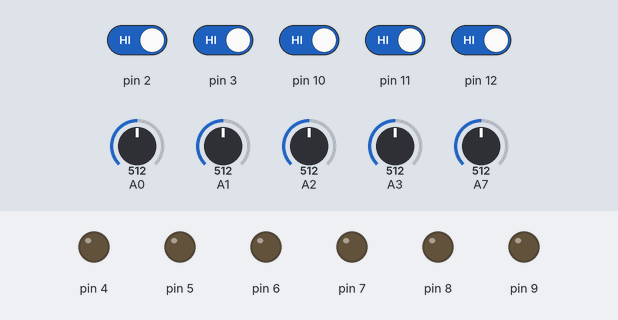
Bench run of a sketch on a simulated Arduino Nano, built with avr-gcc and run on an emulated ATmega328P. Shown: output pins drawn as LEDs (lit = HIGH). Dashed ring = blinking. The inputs (shaded band) are chosen by the test bench; at power-on: pin 2, pin 3, pin 10–12 HIGH, A0 = 512, A1 = 512, A2 = 512, A3 = 512, A7 = 512.

Above: at 1.2 s.
1.3 s: pin 2 driven LOW
At 2.1 s:
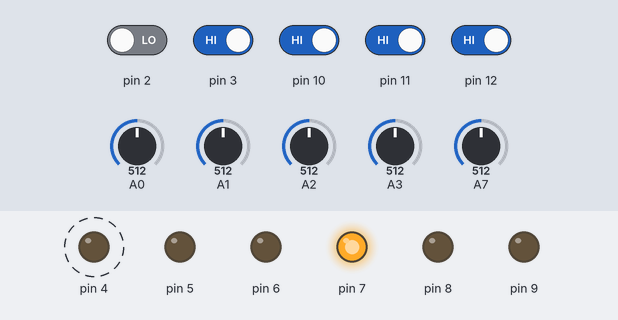
4.3 s: pin 3 driven LOW
At 5.8 s:
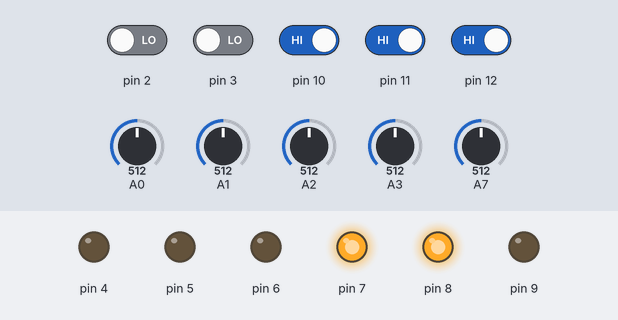
7.3 s: pin 10 driven LOW
At 9.2 s:
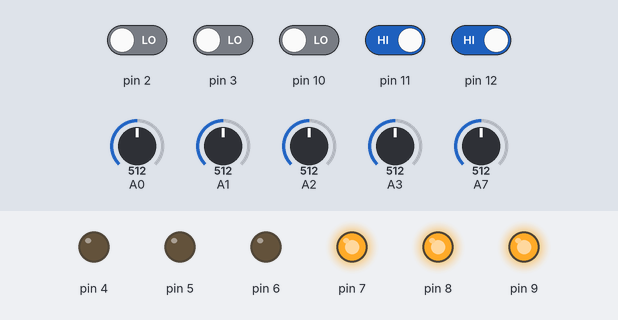
10.3 s: pin 11 driven LOW
At 13.0 s:
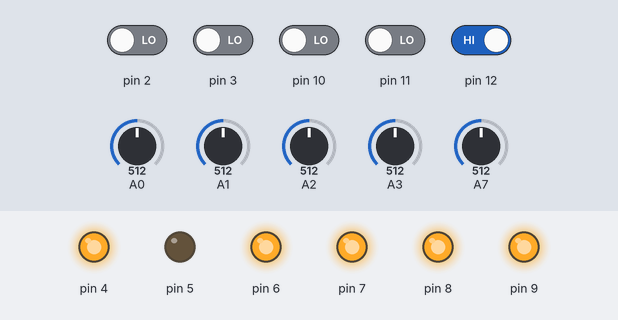
13.3 s: A0 set to 494
At 16.1 s:
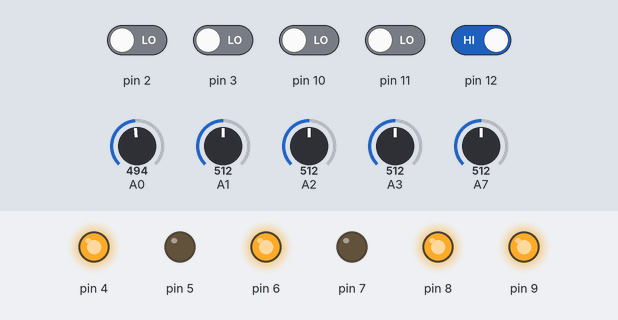
16.3 s: pin 12 driven LOW
At 19.1 s:
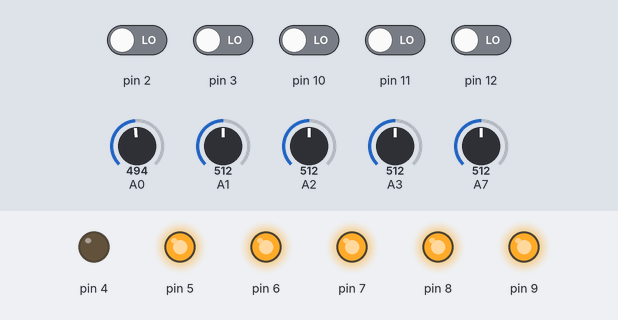
Timing chart, 0 to 23.4 s (numbered marks = the images above; inputs shaded):
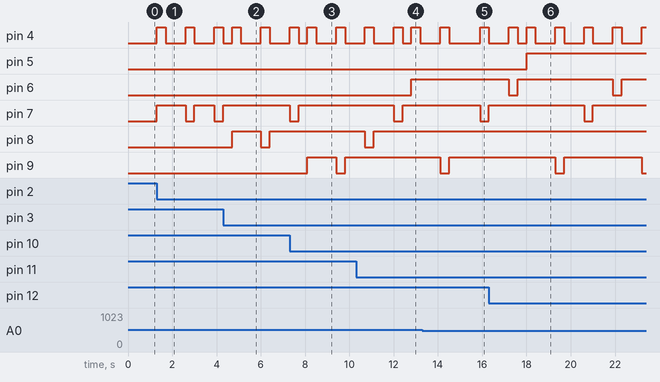

Measured:
- the behaviour switches between 501 and 500 on A0 (found by bisection; images 4 and 5)
- after the input at 1.3 s, pin 4: alternates HIGH for 0.40 s and LOW for 0.90 s, starting at once; pin 7: LOW → HIGH at once, → LOW 1.3 s later, → HIGH 0.40 s later, → LOW 0.90 s later
- after the input at 4.3 s, pin 7: goes on until 4.3 s, then stays HIGH; pin 8: LOW → HIGH after 0.40 s, → LOW 1.3 s later, → HIGH 0.40 s later
- after the input at 7.3 s, pin 7: goes on until 7.7 s, then stays HIGH; pin 8: stays HIGH (without the input it goes to LOW after 1.3 s); pin 9: LOW → HIGH after 0.80 s, → LOW 1.3 s later, → HIGH 0.40 s later
- after the input at 10.3 s, pin 6: LOW → HIGH after 2.5 s
- after the input at 13.3 s, pin 7: HIGH → LOW after 2.6 s; pin 8: stays HIGH (without the input it goes to LOW after 2.1 s)
- after the input at 16.3 s, pin 5: LOW → HIGH after 1.7 s

The sketch:

kommutator5.ino
```cpp
int kanal_1=0;
int kanal_2=0;
int kanal_3=0;
int kanal_4=0;
int kanal_5=0;

int y1=0;//вспомогат для писка клавиши светодиода
int y2=0;
int y3=0;
int y4=0;
int y5=0;


void setup() {

pinMode(9,OUTPUT); // светодиод канала 1 (выход +5 Вольт)
pinMode(8,OUTPUT); // светодиод канала 2 (выход +5 Вольт)
pinMode(7,OUTPUT); // светодиод канала 3 (выход +5 Вольт)
pinMode(6,OUTPUT); // светодиод канала 4 (выход +5 Вольт)
pinMode(5,OUTPUT); // светодиод канала 5 (выход +5 Вольт)
pinMode(4,OUTPUT); //зуммер
pinMode(3,INPUT); //клавиша  1 (вход -5 Вольт)
pinMode(2,INPUT); //клавиша  2 (вход -5 Вольт)
pinMode(10,INPUT); //клавиша 3 (вход -5 Вольт)
pinMode(11,INPUT); //клавиша 4 (вход -5 Вольт)
pinMode(12,INPUT); //клавиша 5 (вход -5 Вольт)

}

void loop() {

kanal_1=digitalRead(10); //нажатие клавиши 1
kanal_2=digitalRead(3); //нажатие клавиши 2
kanal_3=digitalRead(2); //нажатие клавиши 3
kanal_4=digitalRead(11); //нажатие клавиши 4
kanal_5=digitalRead(12); //нажатие клавиши 5

int dat1=analogRead(A7); //сигнал датчика 1
int dat2=analogRead(A0); //сигнал датчика 2
int dat3=analogRead(A1); //сигнал датчика 3
int dat4=analogRead(A2); //сигнал датчика 4
int dat5=analogRead(A3); //сигнал датчика 5


digitalWrite(4,LOW); //глушим зуммер


if ((kanal_1==LOW) and (y1==0))
         {
         digitalWrite(9,HIGH);
         digitalWrite(4,HIGH);
         delay(400);
         digitalWrite(4,LOW);
         delay(400);
         y1=1;
             }
if (kanal_1==HIGH) {y1=0;digitalWrite(9,LOW);}


if ((kanal_2==LOW) and (y2==0))
         {
         digitalWrite(8,HIGH);
         digitalWrite(4,HIGH);
         delay(400);
         digitalWrite(4,LOW);
         delay(400);
         y2=1;
             }
if (kanal_2==HIGH) {y2=0;digitalWrite(8,LOW);}


if ((kanal_3==LOW) and (y3==0))
         {
         digitalWrite(7,HIGH);
         digitalWrite(4,HIGH);
         delay(400);
         digitalWrite(4,LOW);
         delay(400);
         y3=1;
             }
if (kanal_3==HIGH) {y3=0;digitalWrite(7,LOW);}


if ((kanal_4==LOW) and (y4==0))
         {
         digitalWrite(6,HIGH);
         digitalWrite(4,HIGH);
         delay(400);
         digitalWrite(4,LOW);
         delay(400);
         y4=1;
             }
if (kanal_4==HIGH) {y4=0;digitalWrite(6,LOW);}

if ((kanal_5==LOW) and (y5==0))
         {
         digitalWrite(5,HIGH);
         digitalWrite(4,HIGH);
         delay(400);
         digitalWrite(4,LOW);
         delay(400);
         y5=1;
             }
if (kanal_5==HIGH) {y5=0;digitalWrite(5,LOW);}


   if ((dat1>500) and (kanal_1==LOW))
           {
         delay(500);
         dat1=analogRead(A7);
         if (dat1>500)
         {
         digitalWrite(9,LOW);
         digitalWrite(4,HIGH);
         delay(400);
         digitalWrite(9,HIGH);
         digitalWrite(4,LOW);
         delay(400);
           }
           }
    if ((dat2>500) and (kanal_2==LOW))
           {
         delay(500);
         dat2=analogRead(A0);
         if (dat2>500)
         {
         digitalWrite(8,LOW);
         digitalWrite(4,HIGH);
         delay(400);
         digitalWrite(8,HIGH);
         digitalWrite(4,LOW);
         delay(400);
           }
           }
    if ((dat3>500) and (kanal_3==LOW))
           {
         delay(500);
         dat3=analogRead(A1);
         if (dat3>500){
         digitalWrite(7,LOW);
         digitalWrite(4,HIGH);
         delay(400);
         digitalWrite(7,HIGH);
         digitalWrite(4,LOW);
         delay(400);
           }
           }
    if ((dat4>500) and (kanal_4==LOW))
           {
         delay(500);
         dat4=analogRead(A2);
         if (dat4>500){
         digitalWrite(6,LOW);
         digitalWrite(4,HIGH);
         delay(400);
         digitalWrite(6,HIGH);
         digitalWrite(4,LOW);
         delay(400);
           }
           }


}
```
